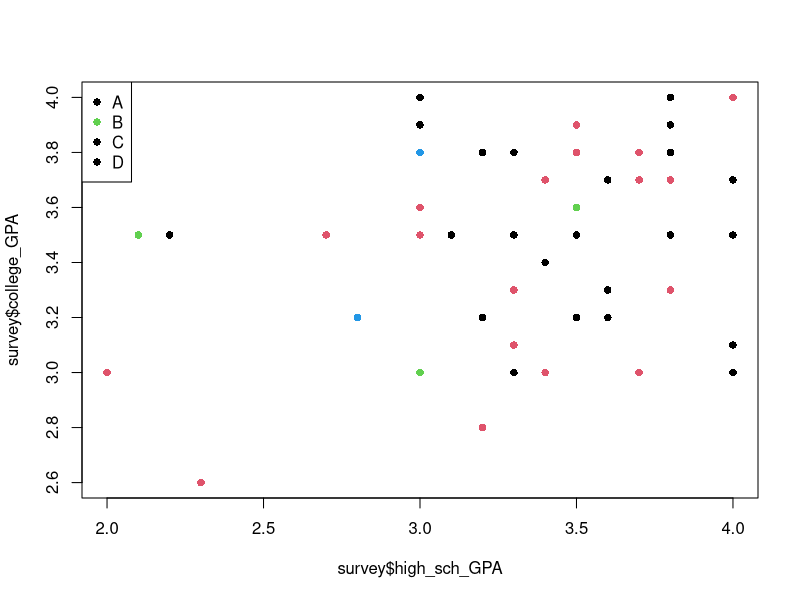

R code for this plot:
survey <- read.csv("final/fl_student_survey.csv",header=TRUE,sep=",",dec=".")
head(survey)

#1
intervals = cut(survey$TV, breaks = c(0, 7, 14, 25, 37), labels = c('A', 'B', 'C', 'D'), include.lowest = T, right = F)
mean(survey[intervals == 'B',]$distance_residence) - mean(survey[intervals == 'A',]$distance_residence)

# 2
mean(survey[survey$gender == 'm' & intervals == 'B',]$college_GPA) - mean(survey[survey$gender == 'f' & intervals == 'A',]$college_GPA)

# 3
100*nrow(survey[survey$gender == 'm' & intervals == 'A' & survey$political_affiliation == 'r',])/nrow(survey[survey$gender == 'm',])

# 4
100*nrow(survey[survey$life_after_death == 'y' & survey$religiosity == 1,])/nrow(survey[survey$religiosity == 1,])

# 5
100*nrow(survey[survey$life_after_death == 'y' & survey$religiosity == 2 & survey$gender == 'f',])/nrow(survey[survey$religiosity == 2 & survey$gender == 'f',])

# 6
100*nrow(survey[survey$political_affiliation != 'r' & survey$gender == 'f' & survey$abortion_legalize == 'n',])/nrow(survey[survey$political_affiliation != 'r' & survey$gender == 'f',])

# 7
100*nrow(survey[survey$abortion_legalize == 'y' & survey$gender == 'm' & survey$political_affiliation != 'd',])/nrow(survey[survey$abortion_legalize == 'y',])

# 8
plot(survey$high_sch_GPA, survey$college_GPA, col=intervals, pch=16)
legend("topleft",
       legend=c("A", "B", "C", "D"),
       pch=16,
       col=intervals)
